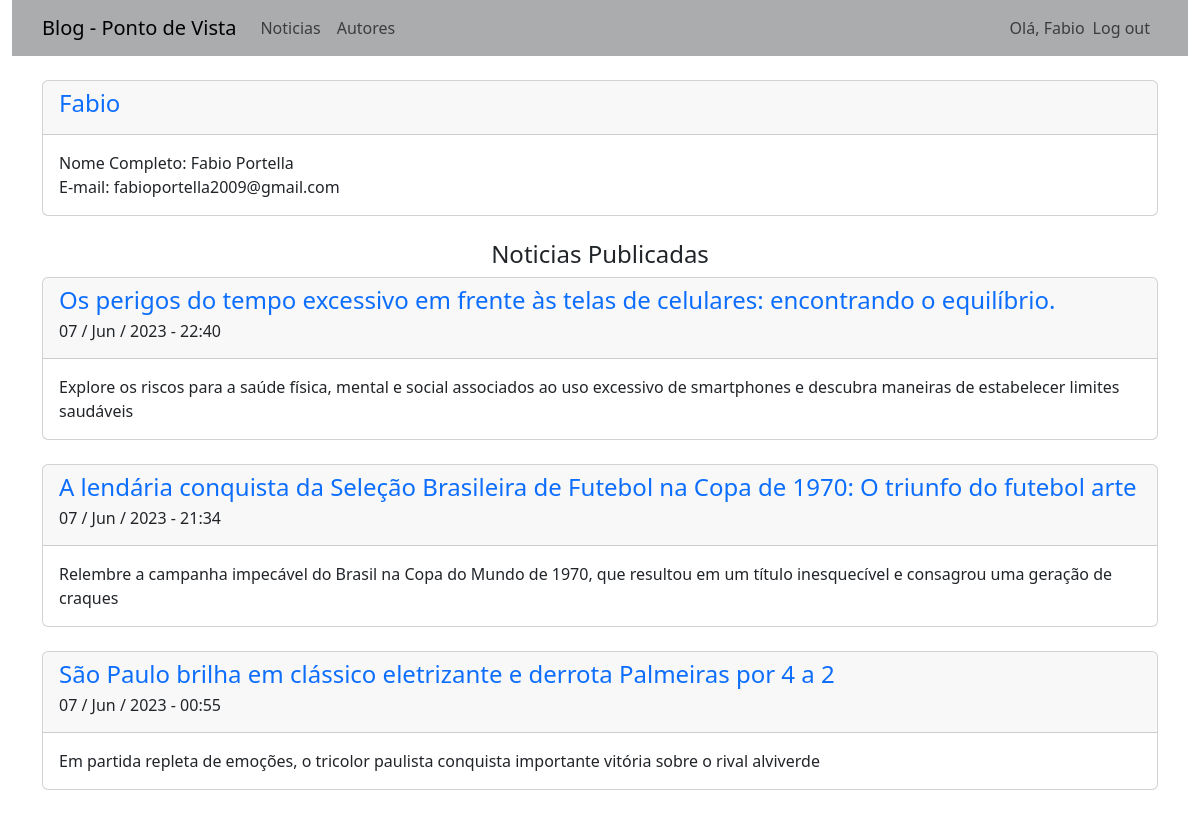
Page /autores/1 (signed in) on the committed database.
### app_noticias/models.py (models this page shows, shortened)
class Noticia(models.Model):
    titulo = models.CharField(max_length=100)
    sub_titulo = models.CharField(max_length=150)
    data = models.DateTimeField(auto_now_add=True)
    autor = models.ForeignKey(User, on_delete=models.CASCADE)
    texto = models.TextField()

### app_noticias/views.py (the view)
# urls.py: path('autores/<int:id>', views.autor, name='autor'),
def autor(request, id):
    template = 'noticias/autor.html'
    autor = User.objects.get(id=id)
    noticias = Noticia.objects.filter(autor=id).order_by('-data')
    context = {
        'autor': autor,
        'noticias': noticias
        }
    return render(request, template , context)

### app_noticias/templates/noticias/autor.html
{% extends "noticias/base.html" %}
{% block content %}
    <div class="card">
        <div class="card-header">
            <div class="row">
                <h4 class="text-primary">{{ autor.username}}</h4>
            </div>
        </div>
        <div class="card-body">
                Nome Completo: {{ autor.first_name}} {{ autor.last_name}}
                <br>
                E-mail: {{ autor.email}}
        </div>
    </div>
    <br>
    <h4 style="text-align: center;"> Noticias Publicadas </h4>
    {% for noticia in noticias %}
        <div class="card">
            <div class="card-header">
                <div class='row'>
                    <h4><a href="{% url 'noticias:noticia' noticia.id %}" style="text-decoration: none;">{{ noticia.titulo }}</a></h4>
                    <div class="row">
                        <h6> {{ noticia.data|date:'d / M / Y - H:i' }} </h6>
                    </div>
                </div>
            </div>
            <div class="card-body">
                <span>{{ noticia.sub_titulo }}</span>
            </div>
        </div>
        <br>
    {% empty %}
        <h5>Ainda não há noticias registradas deste Autor.</h5>
    {% endfor %}
{% endblock %}

### app_noticias/templates/noticias/navbar.html (shortened to what this page needs)
<nav class="navbar navbar-expand-md navbar-light" style="background-color: #aaacad;">
  <div class="container-fluid container">
    <a class="navbar-brand" href="{% url 'noticias:index' %}">Blog - Ponto de Vista</a>
    <div class="collapse navbar-collapse" id="navbarSupportedContent">
        <ul class="navbar-nav me-auto mb-2 mb-lg-0">
          <li class="nav-item"><a class="nav-link" href="{% url 'noticias:noticias' %}">Noticias</a></li>
          <li class="nav-item"><a class="nav-link" href="{% url 'noticias:autores' %}">Autores</a></li>
        </ul>
      {% if user.is_authenticated %}
        <ul class="navbar-nav ms-auto mb-2 mb-lg-0">
          <span class="navbar-text"> Olá, {{ user.username }} </span>
          <li class="nav-item"><a class="nav-link" href="{% url 'users:logout' %}">Log out</a></li>
        </ul>
      {% endif %}
    </div>
  </div>
</nav>

### rows in the picture
Noticia: titulo "Os perigos do tempo excessivo em frente às telas de celulares: encontrando o equilíbrio.", data "07 / Jun / 2023 - 22:40", sub_titulo "Explore os riscos para a saúde física, mental e social associados ao uso excessivo de smartphones e descubra maneiras de estabelecer limites saudáveis"
Noticia: titulo "A lendária conquista da Seleção Brasileira de Futebol na Copa de 1970: O triunfo do futebol arte", data "07 / Jun / 2023 - 21:34", sub_titulo "Relembre a campanha impecável do Brasil na Copa do Mundo de 1970, que resultou em um título inesquecível e consagrou uma geração de craques"
Noticia: titulo "São Paulo brilha em clássico eletrizante e derrota Palmeiras por 4 a 2", data "07 / Jun / 2023 - 00:55", sub_titulo "Em partida repleta de emoções, o tricolor paulista conquista importante vitória sobre o rival alviverde"

### other values in the picture
{{ user.username }} "Fabio"
{{ autor.username }} "Fabio"
{{ autor.first_name }} "Fabio"
{{ autor.last_name }} "Portella"
{{ autor.email }} "fabioportella2009@gmail.com"
